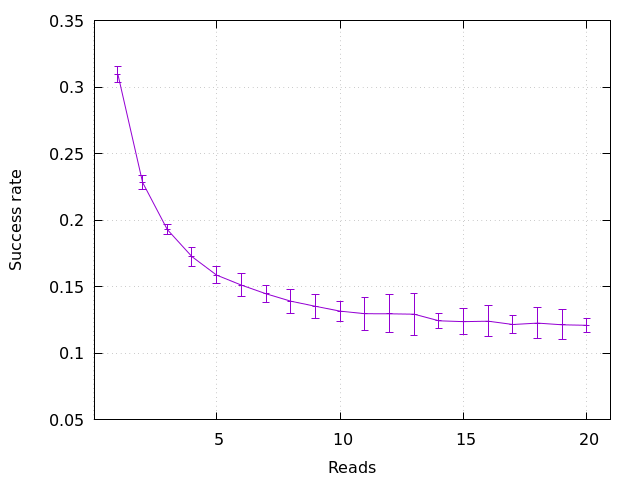

Write gnuplot code to recreate this figure.
set datafile separator ','
set terminal pngcairo
set output 'fig.png'
set xlabel 'Reads'
set ylabel 'Success rate'
set grid
set xrange [1:20]

set offset graph 0.05, graph 0.05, graph 0.05, graph 0.05


plot 'mean.csv' w l lt 1 notitle, \
	'mean.csv' using 1:2:3 w yerrorbars notitle lt 1
